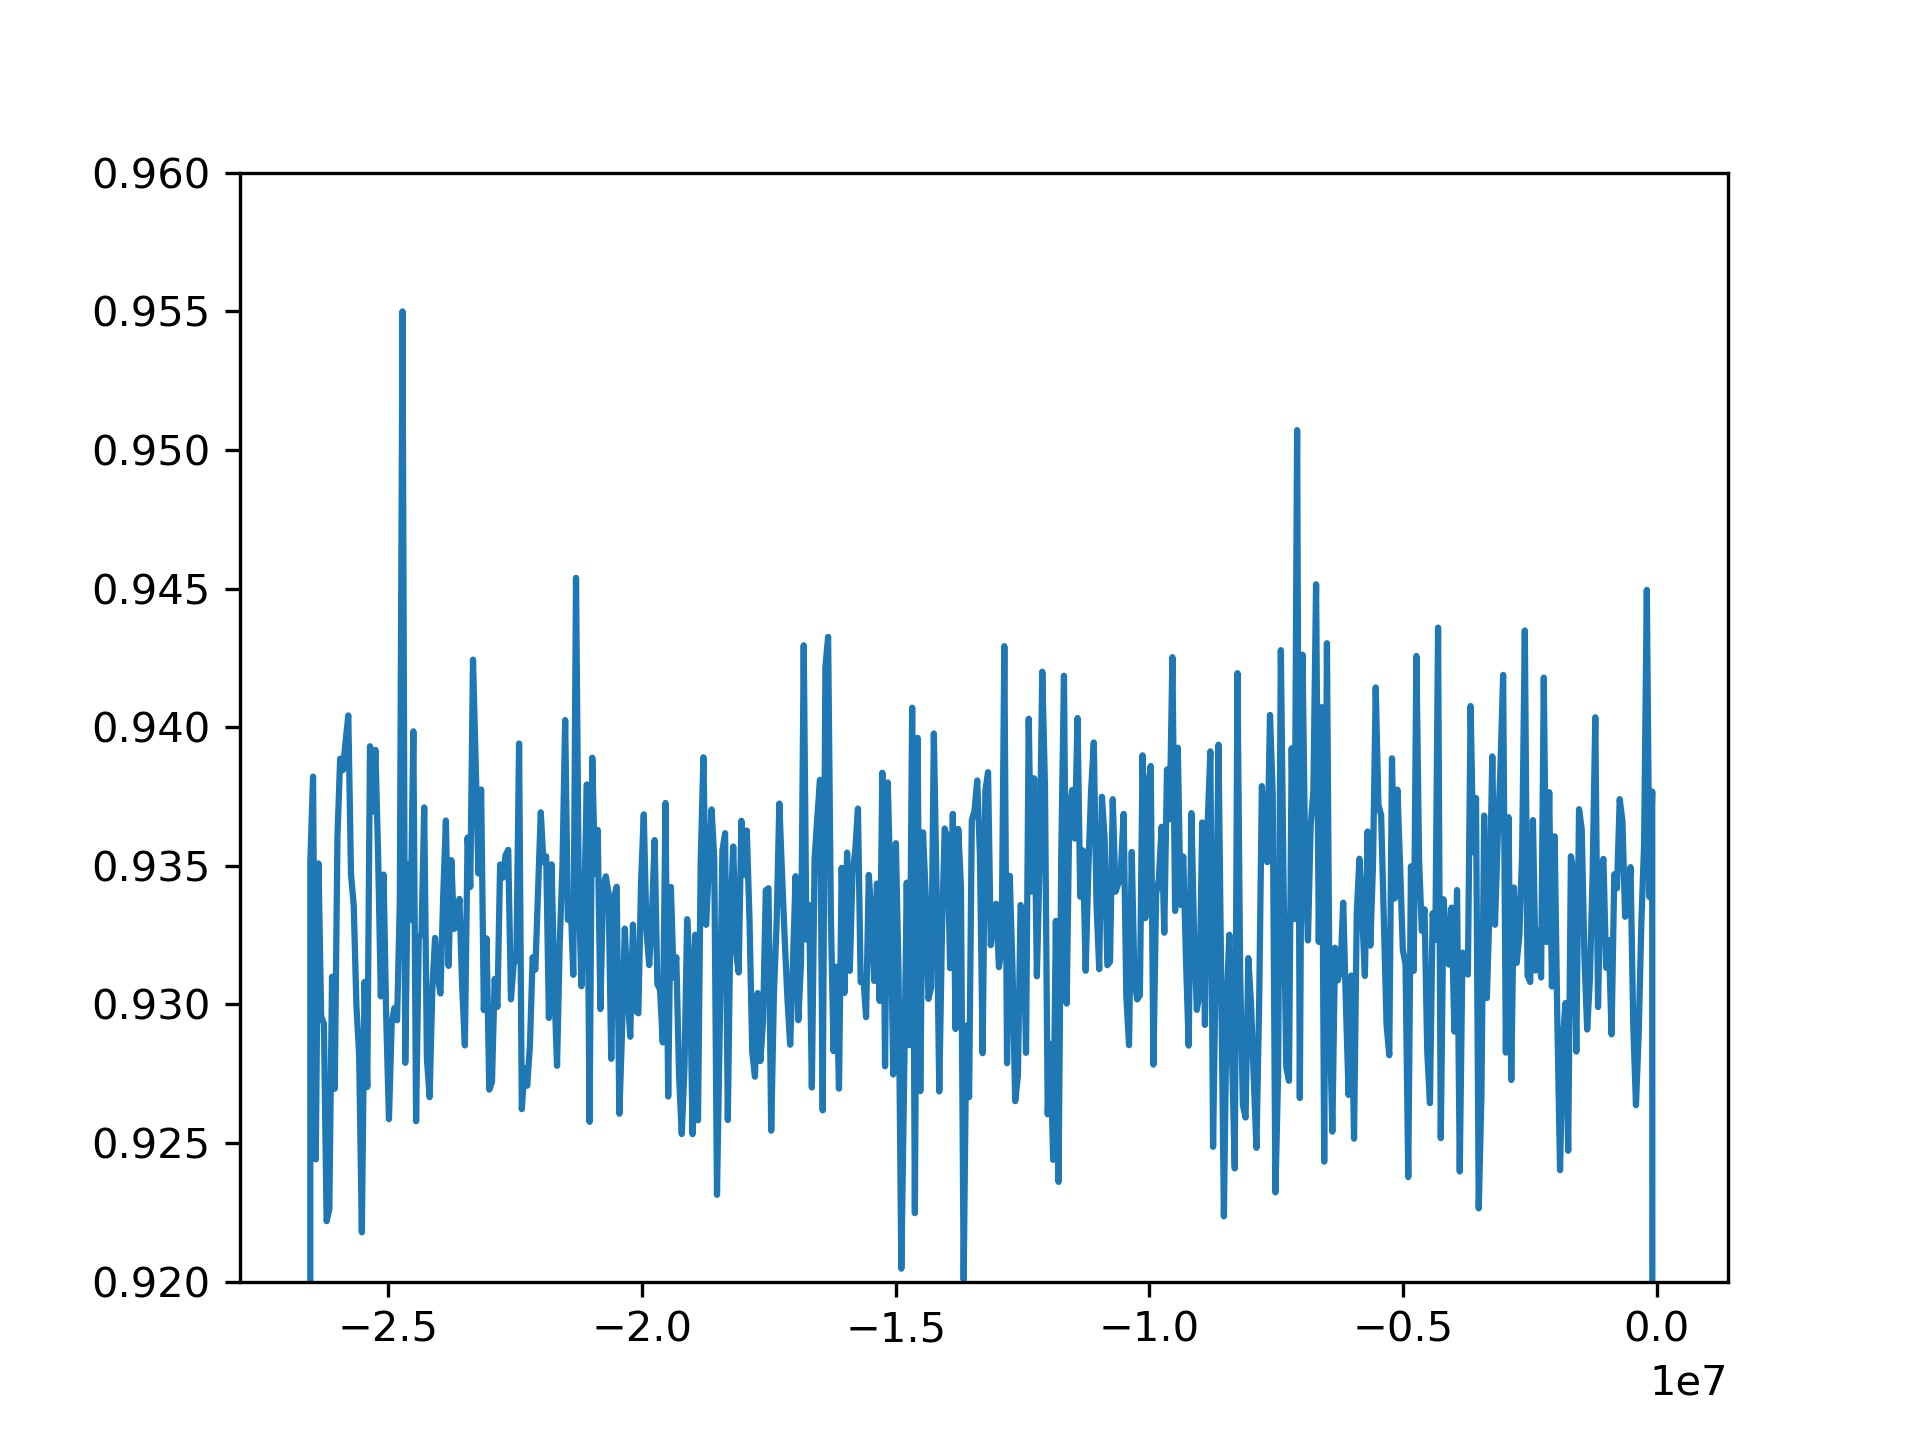

The Python source for this figure:
import os

import matplotlib.pyplot as plt
import numpy as np


def bins_to_avg(bins):
    avgs = np.zeros(len(bins) - 1)
    for i, _ in enumerate(bins):
        if i == len(bins) - 1:
            break
        avgs[i] = (bins[i] + bins[i + 1]) / 2
    return avgs


def main():
    path = '//file/e24/Projects/ReinhardLab/data_setup_nv1/190221_d06_phase_oscillation/phase_oscillation_02'

    bins = np.loadtxt(os.path.join(path, 'bins.txt'))
    i_bins = bins_to_avg(bins)
    zs = np.loadtxt(os.path.join(path, 'zs.txt'))
    plt.close('all')
    plt.plot(i_bins, zs)
    plt.ylim((0.92, 0.96))
    plt.savefig('z_vs_i.jpg', dpi=300)

    freqs = np.fft.rfftfreq(len(bins), bins[-1] - bins[-2])
    ft_zs = np.fft.rfft(zs)

    plt.close('all')
    plt.plot(freqs[1:], abs(ft_zs[1:]))
    plt.savefig('z_vs_i_fft.jpg', dpi=300)


if __name__ == '__main__':
    main()
